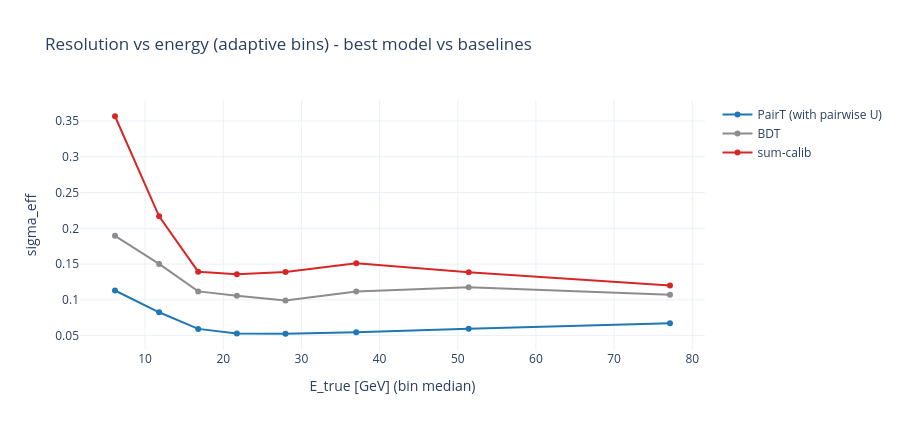

Notebook cell for this chart:
### Code cell
def sigma_vs_energy(pred_e, true_e, n_bins=8):
    edges = np.quantile(true_e, np.linspace(0, 1, n_bins + 1))
    cx, sy = [], []
    for i in range(n_bins):
        hi = edges[i + 1] + (1e-6 if i == n_bins - 1 else 0.0)
        mk = (true_e >= edges[i]) & (true_e < hi)
        if mk.sum() >= 20:
            cx.append(float(np.median(true_e[mk]))); sy.append(float(resolution(pred_e[mk], true_e[mk])["sigma_eff"]))
    return np.array(cx), np.array(sy)

def predict_e(name):
    model = models[name]; a, b = calib[name]; rng = np.random.default_rng(0)
    idx = np.asarray(kte); out = []
    with torch.no_grad():
        for j in range(0, len(idx), 512):
            bb = torch.from_numpy(idx[j:j + 512]).to(DEVICE)
            out.append(model(Xt[bb], Mt[bb], Wt[bb], Gt[bb], Bt[bb], Rt[bb]).cpu().numpy().ravel())
    return np.exp(a * np.concatenate(out) + b)

best = summary15.iloc[0]["variant"]
curves = {best: predict_e(best), "BDT": np.exp(gb.predict(agg[kte])), "sum-calib": np.exp(la * agg[kte, 0] + lb)}
cols = {best: "#1f77b4", "BDT": "#8c8c8c", "sum-calib": "#d62728"}
fig = go.Figure()
for nm, pe in curves.items():
    cx, sy = sigma_vs_energy(pe, Et[kte])
    fig.add_trace(go.Scatter(x=cx, y=sy, mode="lines+markers", name=nm, line=dict(color=cols[nm])))
fig.update_layout(template="plotly_white", height=430, xaxis_title="E_true [GeV] (bin median)",
                  yaxis_title="sigma_eff", title="Resolution vs energy (adaptive bins) - best model vs baselines")
fig.show()

### Figure 1 — Plotly figure (JSON) as saved in the notebook; plotly's stock layout.template omitted (floating-point values rounded to 4 significant figures)
{"data": [{"line": {"color": "#1f77b4"}, "mode": "lines+markers", "name": "PairT (with pairwise U)", "type": "scatter", "x": [6.15, 11.79, 16.79, 21.74, 27.96, 37.02, 51.4, 77.15], "y": [0.1131, 0.0826, 0.0594, 0.053, 0.0526, 0.0548, 0.0595, 0.0672]}, {"line": {"color": "#8c8c8c"}, "mode": "lines+markers", "name": "BDT", "type": "scatter", "x": [6.15, 11.79, 16.79, 21.74, 27.96, 37.02, 51.4, 77.15], "y": [0.1895, 0.1502, 0.1118, 0.1056, 0.0992, 0.1118, 0.1175, 0.107]}, {"line": {"color": "#d62728"}, "mode": "lines+markers", "name": "sum-calib", "type": "scatter", "x": [6.15, 11.79, 16.79, 21.74, 27.96, 37.02, 51.4, 77.15], "y": [0.3567, 0.2168, 0.1394, 0.1357, 0.139, 0.151, 0.1387, 0.1199]}], "layout": {"height": 430, "title": {"text": "Resolution vs energy (adaptive bins) - best model vs baselines"}, "xaxis": {"title": {"text": "E_true [GeV] (bin median)"}}, "yaxis": {"title": {"text": "sigma_eff"}}}}
